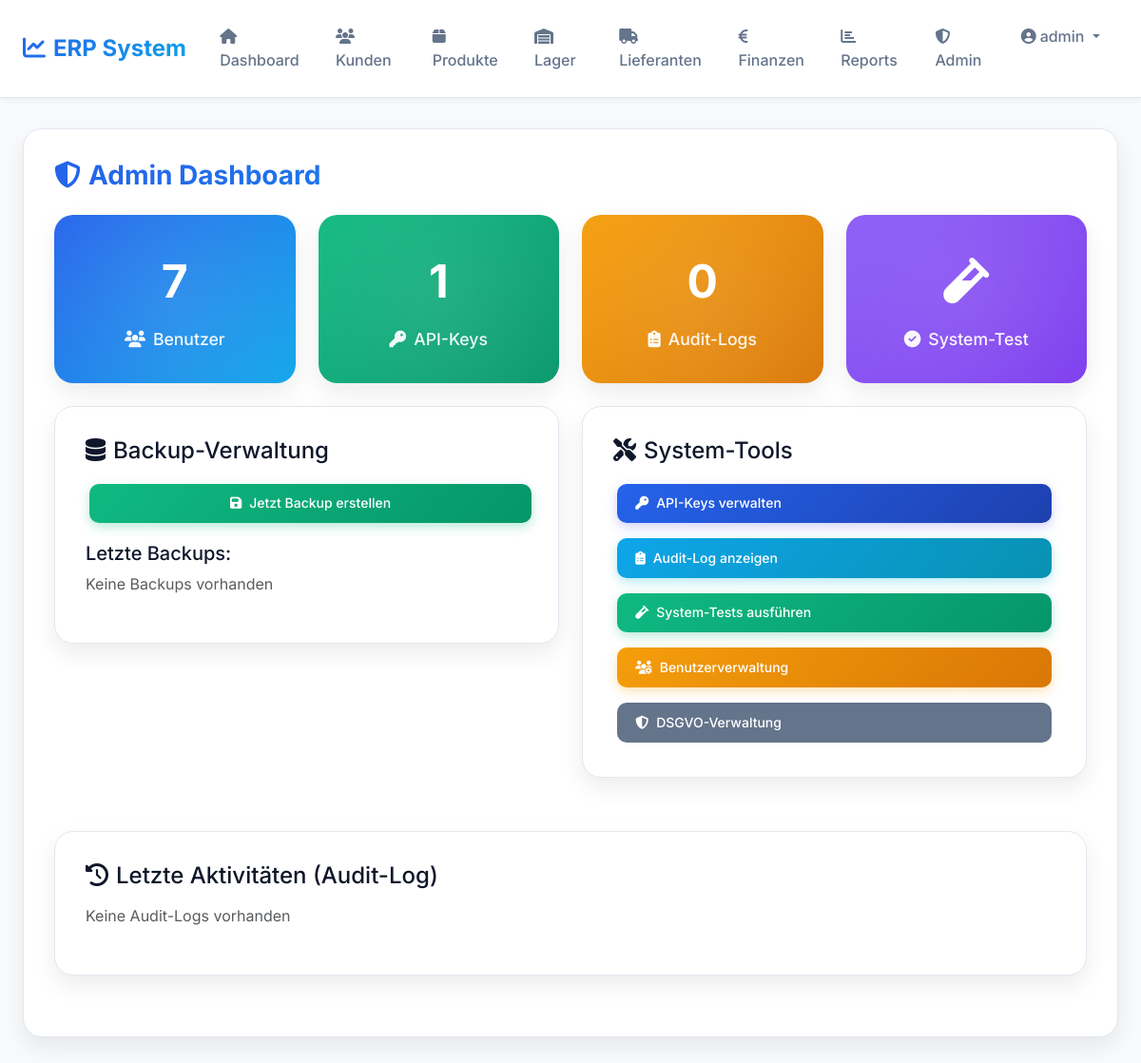
/admin_dashboard.php (signed in), run on an earlier commit of the app's database.
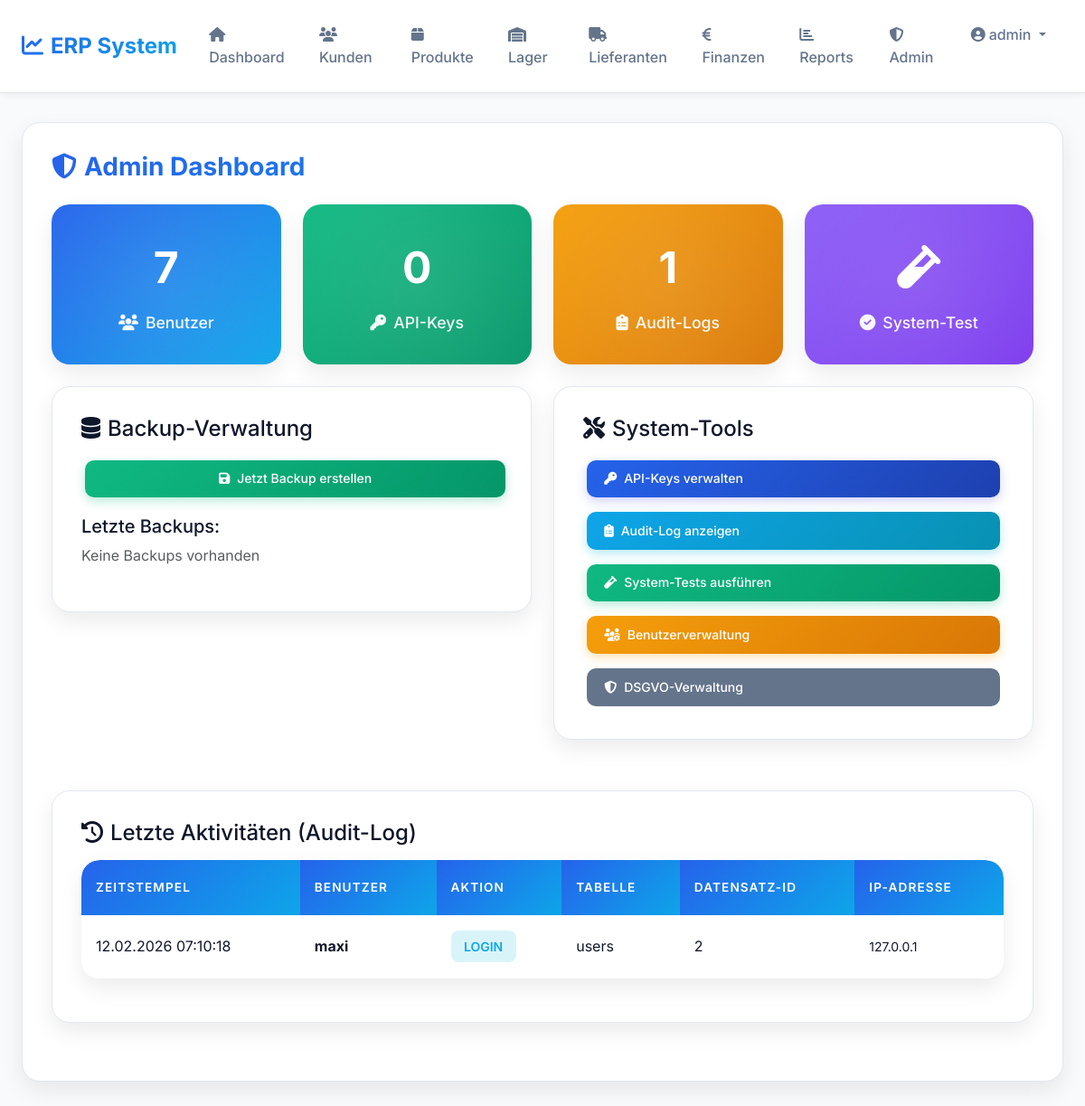
And on a later commit of the database.
### tables this page shows
CREATE TABLE audit_log (
    id INTEGER PRIMARY KEY AUTOINCREMENT,
    user_id INTEGER,
    username TEXT,
    action TEXT NOT NULL,
    table_name TEXT NOT NULL,
    record_id INTEGER,
    old_value TEXT,
    new_value TEXT,
    ip_address TEXT,
    user_agent TEXT,
    timestamp DATETIME DEFAULT CURRENT_TIMESTAMP
);

### admin_dashboard.php (the view, shortened to what the changed rows need)
<?php
require_once 'db_connection.php';
$stats = [];
$stmt = $PDO->query("SELECT COUNT(*) as cnt FROM audit_log");
$stats['audit_logs'] = $stmt->fetch()['cnt'];
$stmt = $PDO->query("SELECT COUNT(*) as cnt FROM api_keys WHERE active = 1");
$stats['api_keys'] = $stmt->fetch()['cnt'];
$stmt = $PDO->query("SELECT COUNT(*) as cnt FROM users");
$stats['users'] = $stmt->fetch()['cnt'];
$stmt = $PDO->query("SELECT * FROM audit_log ORDER BY timestamp DESC LIMIT 10");
$recent_logs = $stmt->fetchAll();
include 'includes/header.php';
?>
<div class="dashboard-card">
    <h2 class="section-title mb-4">
        <i class="fas fa-shield-alt me-2"></i>Admin Dashboard
    </h2>
    <div class="row mb-4">
        <div class="col-md-3">
            <a href="api_verwaltung.php" class="text-decoration-none">
                <div class="stat-card" style="background: linear-gradient(135deg, #10b981 0%, #059669 100%);">
                    <div class="stat-number"><?= $stats['api_keys'] ?></div>
                    <div class="stat-label"><i class="fas fa-key me-2"></i>API-Keys</div>
                </div>
            </a>
        </div>
        <div class="col-md-3">
            <a href="#audit-log" class="text-decoration-none">
                <div class="stat-card" style="background: linear-gradient(135deg, #f59e0b 0%, #d97706 100%);">
                    <div class="stat-number"><?= $stats['audit_logs'] ?></div>
                    <div class="stat-label"><i class="fas fa-clipboard-list me-2"></i>Audit-Logs</div>
                </div>
            </a>
        </div>
    </div>
    <div class="dashboard-card" id="audit-log">
        <h4 class="mb-3"><i class="fas fa-history me-2"></i>Letzte Aktivitäten (Audit-Log)</h4>
        <?php if (!empty($recent_logs)): ?>
            <div class="modern-table">
                <table class="table">
                    <thead>
                        <tr>
                            <th>Zeitstempel</th>
                            <th>Benutzer</th>
                            <th>Aktion</th>
                            <th>Tabelle</th>
                            <th>Datensatz-ID</th>
                            <th>IP-Adresse</th>
                        </tr>
                    </thead>
                    <tbody>
                        <?php foreach ($recent_logs as $log): ?>
                        <tr>
                            <td><?= date('d.m.Y H:i:s', strtotime($log['timestamp'])) ?></td>
                            <td><strong><?= htmlspecialchars($log['username']) ?></strong></td>
                            <td>
                                <span class="status-badge badge-info">
                                    <?= htmlspecialchars($log['action']) ?>
                                </span>
                            </td>
                            <td><?= htmlspecialchars($log['table_name']) ?></td>
                            <td><?= htmlspecialchars($log['record_id']) ?></td>
                            <td><small><?= htmlspecialchars($log['ip_address']) ?></small></td>
                        </tr>
                        <?php endforeach; ?>
                    </tbody>
                </table>
            </div>
        <?php else: ?>
            <p class="text-muted">Keine Audit-Logs vorhanden</p>
        <?php endif; ?>
    </div>
</div>
<?php include 'includes/footer.php'; ?>

What changed in the data, as far as the page shows it:
added audit_log: timestamp "12.02.2026 07:10:18", username "maxi", action "LOGIN", table_name "users", record "2", ip_address "127.0.0.1"
Also different on the page:
$stats['api_keys']: "1" → "0"
$stats['audit_logs']: "0" → "1"
text no longer shown: "Keine Audit-Logs vorhanden"
text now shown: "ZEITSTEMPEL BENUTZER AKTION TABELLE DATENSATZ-ID IP-ADRESSE"
